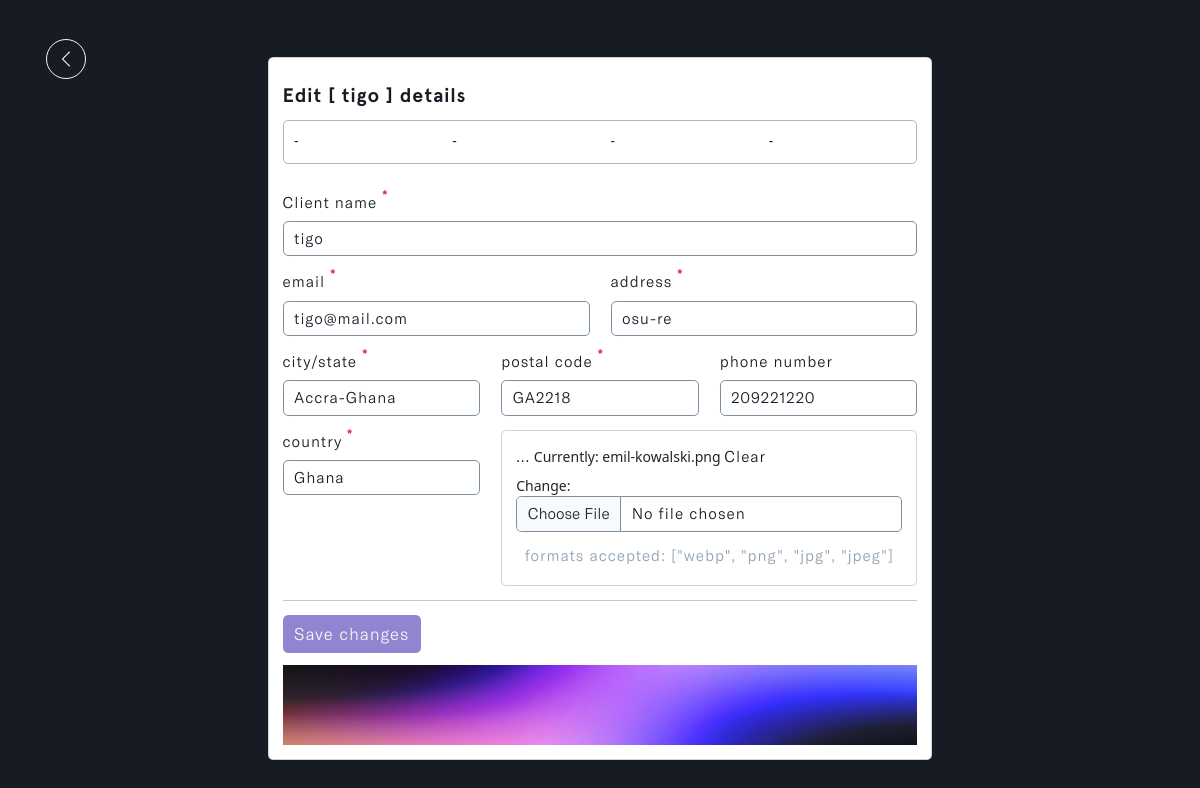
/client/b06b43166bf0449dad2a5774f604c17e (signed in), run on an earlier commit of the app's database.
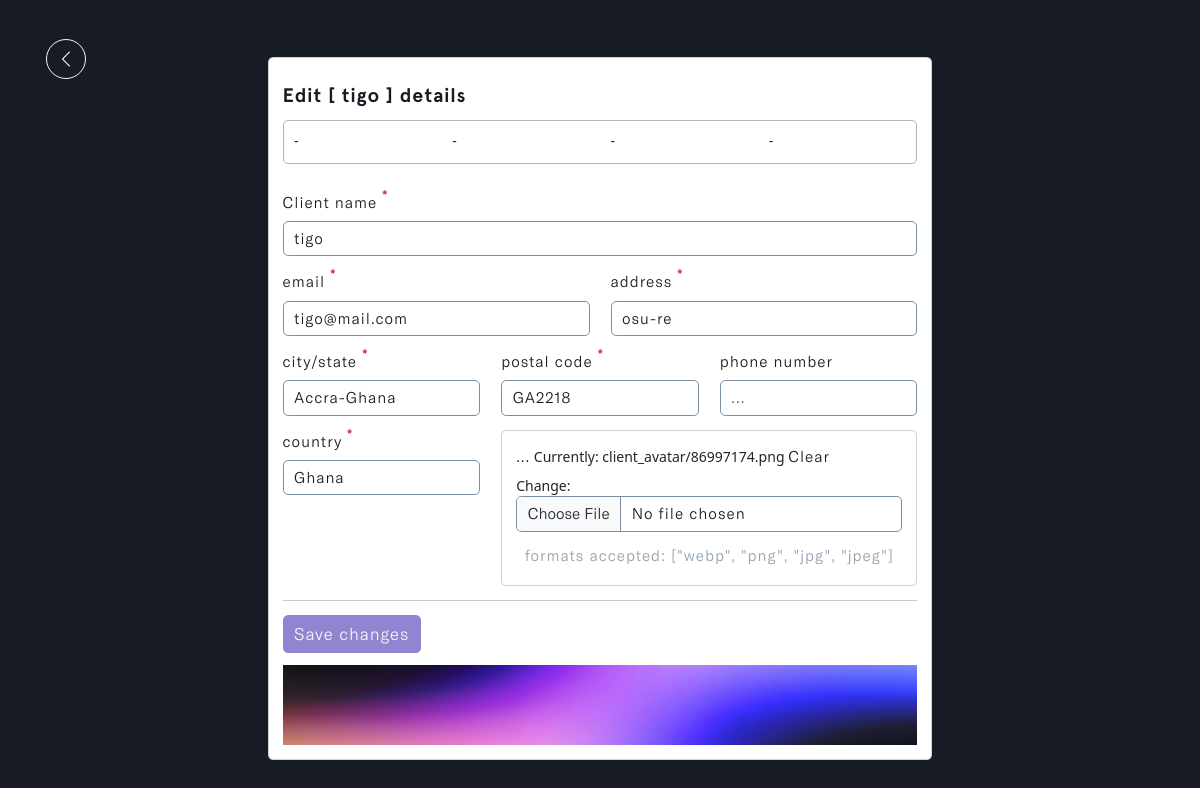
And on a later commit of the database.
### invoice/models.py (models this page shows, shortened)
class Client(models.Model):
    account_owner = models.ForeignKey(Profile, on_delete=models.CASCADE, related_name='clients', db_index=True)
    name = models.CharField(max_length=50, unique=True, db_index=True)
    address = models.CharField(max_length=255)
    country = models.CharField(max_length=50, null=True, blank=True)
    email = models.EmailField(max_length=100, unique=True, db_index=True)
    phone_number = models.IntegerField(null=True, blank=True)
    city_state = models.CharField(max_length=50, null=True, blank=True)
    postal_code = models.CharField(max_length=30, null=True, blank=True)
    client_avatar = ResizedImageField(size=[600, 600], quality=85, null=True, blank=True, upload_to='client_avatar/', default='emil-kowalski.png')
    updated_time_stamp = models.DateTimeField(auto_now=True, db_index=True)
    created_time_stamp = models.DateTimeField(auto_now_add=True, db_index=True)
    id = models.UUIDField(default=uuid.uuid4, primary_key=True, unique=True, editable=False)
    class Meta:
        ordering = ['-updated_time_stamp']
        indexes = [
            models.Index(fields=['name']),
            models.Index(fields=['email']),
            models.Index(fields=['updated_time_stamp']),
            models.Index(fields=['created_time_stamp']),
        ]

### invoice/views.py (the view, shortened to what this page needs)
# urls.py: path('client/<str:pk>', views.edit_client, name='client-details'),
@login_required(login_url='login')
def edit_client(request, pk):
    profile = request.user.profile
    client = profile.clients.get(id=pk)
    form = ClientCreationForm(instance=client)
    context = {'form': form, 'client': client}
    return render(request, 'invoice/client-details.html', context)

### invoice/forms.py
class ClientCreationForm(ModelForm):
    class Meta:
        model = Client
        fields = ['name', 'address', 'country', 'city_state', 'email', 'phone_number', 'postal_code', 'client_avatar']
        widgets = {
            'name': forms.TextInput(attrs={'placeholder': '...'}),
            'address': forms.TextInput(attrs={'placeholder': '...'}),
            'country': forms.TextInput(attrs={'placeholder': '...'}),
            'city_state': forms.TextInput(attrs={'placeholder': '...'}),
            'email': forms.TextInput(attrs={'placeholder': '...'}),
            'phone_number': forms.TextInput(attrs={'placeholder': '...'}),
            'postal_code': forms.TextInput(attrs={'placeholder': '...'}),
        }
    def __init__(self, *args, **kwargs):
        super(ClientCreationForm, self).__init__(*args, **kwargs)
        for name, fields in self.fields.items():
            fields.widget.attrs.update({'class': 'input form-control'})

### invoice/templates/invoice/client-details.html (shortened to what this page needs)
{% load static %}
<!DOCTYPE html>
<html lang="en" class="js has-scroll-init has-scroll-smooth">
  <head>
    <link rel="stylesheet" href="{% static '/css/bootstrap.min.css' %}" />
    <link rel="stylesheet" href="{% static '/css/client-details.css' %}" />
    <link
      rel="stylesheet"
      href="https://maxcdn.bootstrapcdn.com/font-awesome/4.5.0/css/font-awesome.min.css"
    />
  </head>
  <body
    id="pageTop"
    class="page-content"
    data-spy="scroll"
    data-target="#mainNav"
  >
    <main>
      <div data-scroll class="page page--layout-2" id="main">
        <div id="client--details-hero">
          <div class="container-fluid">
            <div class="client--details-intro">
              <a href="javascript:history.back()">
                <img
                  src="{% static '/images/left.png' %}"
                  class="img-fluid"
                  id="return_back"
                  alt="return_back-img"
                />
              </a>
              <div class="card d-flex mx-auto" id="main--card">
                <div class="card-body">
                  <h5>Edit [ {{client.name}} ] details</h5>
                  <div class="row" id="ion-icon--card">
                    <div class="col-3 col-md-3">
                       -
                    </div>
                    <div class="col-3 col-md-3">
                       -
                    </div>
                    <div class="col-3 col-md-3">
                       -
                    </div>
                    <div class="col-3 col-md-3">
                       -
                    </div>
                  </div>
                  <form action="" method="POST" enctype="multipart/form-data">
                    <div class="row">
                      <div class="col-md-12">
                        <div class="mb-3">
                          <label
                            for="exampleFormControlInput1"
                            class="form-label"
                            >Client name
                            <sup class="text-danger fw-bold fs-6">*</sup></label
                          >
                          {{form.name}}
                        </div>
                      </div>
                      <div class="col-md-6">
                        <div class="mb-3">
                          <label for="exampleEmail" class="form-label"
                            >email
                            <sup class="text-danger fw-bold fs-6">*</sup></label
                          >
                          {{form.email}}
                        </div>
                      </div>
                      <div class="col-md-6">
                        <div class="mb-3">
                          <label for="exampleAddress" class="form-label"
                            >address
                            <sup class="text-danger fw-bold fs-6">*</sup></label
                          >
                          {{form.address}}
                        </div>
                      </div>
                      <div class="col-md-4">
                        <div class="mb-3">
                          <label for="exampleFCity--State" class="form-label"
                            >city/state
                            <sup class="text-danger fw-bold fs-6">*</sup></label
                          >
                          {{form.city_state}}
                        </div>
                      </div>
                      <div class="col-md-4">
                        <div class="mb-3">
                          <label for="examplePostal--code" class="form-label"
                            >postal code
                            <sup class="text-danger fw-bold fs-6">*</sup></label
                          >
                          {{form.postal_code}}
                        </div>
                      </div>
                      <div class="col-md-4">
                        <div class="mb-3">
                          <label for="exampleNumber" class="form-label"
                            >phone number</label
                          >
                          {{form.phone_number}}
                        </div>
                      </div>
                      <div class="col-md-4">
                        <div class="mb-3">
                          <label for="exampleCountry" class="form-label"
                            >country
                            <sup class="text-danger fw-bold fs-6">*</sup></label
                          >
                          {{form.country}}
                        </div>
                      </div>
                      <div class="col-md-8">
                        <div class="card">
                          <div class="card-body">
                            <div class="mb-3">
                              <label for="formFile" class="form-label">
                                ...
                              </label>
                              {{form.client_avatar}}
                            </div>
                            <h6>
                              formats accepted: ["webp", "png", "jpg", "jpeg"]
                            </h6>
                          </div>
                        </div>
                      </div>
                    </div>
                    <hr id="offcanvas--line" />
                    <input
                      type="submit"
                      id="save--btn"
                      class="btn"
                      value="Save changes"
                    />
                    <a
                      id="delete--btn"
                      class="btn"
                      data-bs-toggle="modal"
                      data-bs-target="#deleteAccountModal"
                      ></a>
                  </form>
                  <img
                    src="{% static '/images/banner.jpeg' %}"
                    class="img-fluid offcanvas--banner"
                    alt="offcanvas--banner"
                  />
                </div>
              </div>
            </div>
          </div>
        </div>
      </div>
    </main>
  </body>
</html>

### static/css/client-details.css (style rules this page uses)
*, *::after, *::before { box-sizing: border-box; margin: 0; padding: 0; }
html, body { box-sizing: border-box; font-size: 14px; margin: 0; padding: 0; width: 100%; overflow-x: hidden; background: var(--main-color); -webkit-font-smoothing: antialiased; -moz-osx-font-smoothing: grayscale; scroll-behavior: smooth; }
a { text-decoration: none; }
.page-content { --main-color: #171b23; --text-color: #f6f6f3; --header-font: "Apercu-Bold"; --text-font: "GTAmerica-Light"; }
a { text-decoration: none; color: var(--accent-color); }
#client--details-hero { margin-top: 10%; }
.client--details-intro { margin: 3%; }
#return_back { width: 5%; padding: 10px; border-radius: 50%; border: 1px solid var(--text-color); display: inline-block; width: 40px; height: 40px; margin-bottom: 3%; }
.client--details-intro h5 { font-size: 1.5rem; font-family: var(--header-font); color: var(--main-color); letter-spacing: 1px; margin-top: 2%; margin-bottom: 4%; }
.client--details-intro #ion-icon--card { border: 1px solid #6b728086; margin-top: 4%; padding: 2%; margin: 1%; border-radius: 5px; padding-top: 4%; padding-bottom: 4%; }
.client--details-intro .col-md-12 { margin-top: 11%; }
.client--details-intro label { font-size: 1.2rem; font-family: var(--text-font); color: var(--main-color); letter-spacing: 1px; }
.client--details-intro .input { color: var(--main-color); letter-spacing: 1px; font-family: var(--text-font); font-size: 1.1rem; border: 1px solid #7b8fa1; background: transparent; border-bottom-right-radius: 5px; border-top-right-radius: 5px; }
#save--btn { color: var(--text-color); letter-spacing: 1px; font-family: var(--text-font); font-size: 1.3rem; background: #9384d1; transition: all 0.5s ease-in-out; }
#client--details-hero h6 { font-size: 1.2rem; font-family: var(--text-font); color: #7b8fa1d7; letter-spacing: 1px; text-align: center; }
@media (min-width: 1200px) { #client--details-hero { margin-top: 1%; } }
@media (min-width: 1200px) { .client--details-intro { margin: 3%; } }
@media (min-width: 1200px) { #return_back { width: 5%; padding: 10px; width: 40px; height: 40px; margin-bottom: -2%; } }
@media (min-width: 1200px) { .client--details-intro #main--card { width: 60%; } }
@media (min-width: 1200px) { .client--details-intro h5 { font-size: 1.4rem; margin-top: 2%; margin-bottom: 2%; } }
@media (min-width: 1200px) { .client--details-intro #ion-icon--card { margin-top: 4%; padding: 0%; margin: 0%; padding-top: 1%; padding-bottom: 1%; } }
@media (min-width: 1200px) { .client--details-intro .col-md-12 { margin-top: 4%; } }
@media (min-width: 1200px) { .client--details-intro label { font-size: 1.1rem; } }
@media (min-width: 1200px) { .client--details-intro .input { font-size: 1.1rem; } }
@media (min-width: 1200px) { #save--btn { font-size: 1.2rem; } }
@media (min-width: 1200px) { .offcanvas--banner { margin-top: 1%; height: 10vh; width: 100%; } }
@media (min-width: 1200px) { #client--details-hero h6 { font-size: 1.1rem; } }

What changed in the data, as far as the page shows it:
changed Client "tigo": phone_number "209221220" → (not shown)
Also different on the page:
text no longer shown: "Currently: emil-kowalski.png Clear Change:"
text now shown: "Currently: client_avatar/86997174.png Clear Change:"
